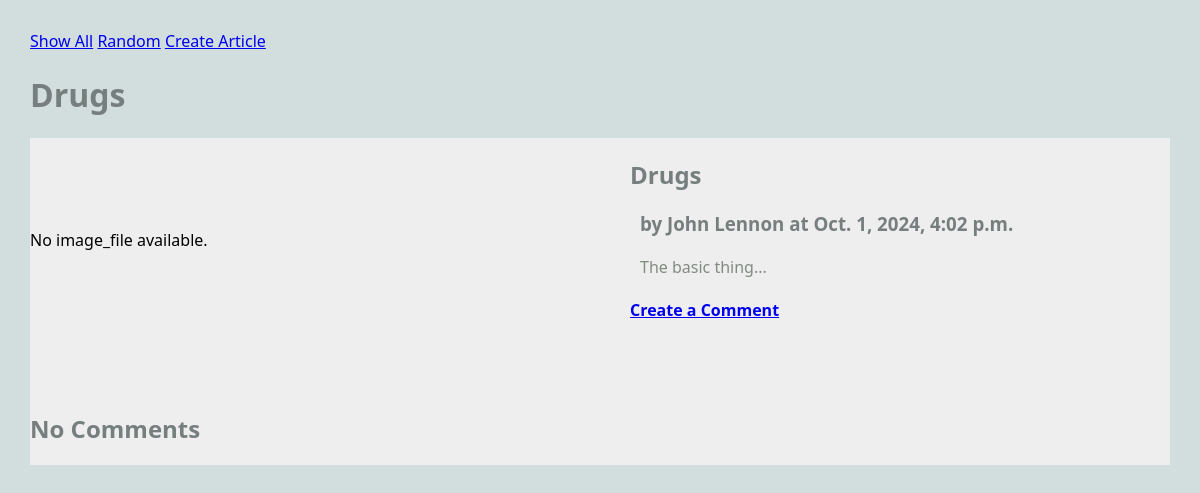
Page /blog/article/3 on the committed database.
### blog/models.py (models this page shows, shortened)
class Article(models.Model):
    title = models.TextField(blank=False)
    author = models.TextField(blank=False)
    text = models.TextField(blank=False)
    published = models.DateTimeField(auto_now=True)
    image_file = models.ImageField(blank=True) # 10/17
    def get_comments(self):
        comments = Comment.objects.filter(article=self)
        return comments

### blog/views.py (the view)
# urls.py: path(r'article/<int:pk>', views.ArticleView.as_view(), name="article"),
class ArticleView(DetailView):
    model = Article # the model to display
    template_name = "blog/article.html"
    context_object_name = "article"

### blog/templates/blog/article.html
{% extends 'blog/base.html' %}
{% block content %}
<h1>{{article.title}}</h1>
<main class="grid-container">
    <article class="featured">
        {% if article.image_file %}
            <img src="{{article.image_file.url}}" alt="{{article.image_file.url}}">
        {% else %}
            No image_file available.
        {% endif %}
        <div>
            <h2>{{article.title}}</h2>
            <h3>by {{article.author}} at {{article.published}}</h3>
            <p>
                {{article.text}}
            </p>
            <h4>
                <a href="{% url 'create_comment' article.pk %}">
                Create a Comment</a>
            </h4>
        </div>
    </article>
    <div>
        {% if article.get_comments %}
            <h2>Comments</h2>
            {% for c in article.get_comments %}
            <div>
                <strong>by {{c.author}} at {{c.published}}</strong>
                <p>
                    {{c.text}}
                </p>
            </div>
            {% endfor %}
        {% else %}
            <h2>No Comments</h2>
        {% endif %}
    </div>
</main>
{% endblock %}

### static/styles-blog.css (style rules this page uses)
body { margin: 30px; background: #d1dedd; font-family:'Segoe UI', Tahoma, Geneva, Verdana, sans-serif; }
h1, h2, h3 { color: #767f7e; }
p { color: #828b82; }
.grid-container { background: #eee; max-width: 900px; display: grid; grid-template-columns: repeat(3, 1fr); grid-gap: 10px; max-width: 1200px; margin: 20px auto; }
article.featured { grid-column: span 3; display: grid; gap: 60px; grid-template-columns: 1fr 1fr; align-items: center; border-bottom: 1px #bbc7c7; padding-bottom: 40px; }
article p, article h3 { margin: 20px 10px; }

### rows in the picture
Article: title "Drugs", author "John Lennon", published "Oct. 1, 2024, 4:02 p.m.", text "The basic thing..."
